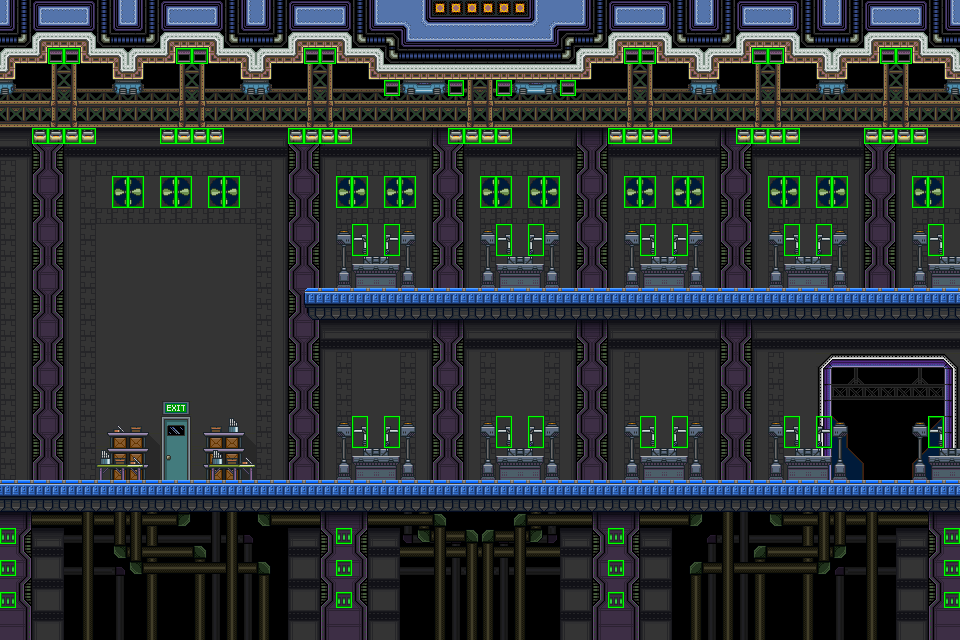

A 2D game scene composited from a Tiled map and its tileset images. What follows is a short description and the map's XML, with each tile layer's data collapsed to a summary:
An orthogonal 60x40 tile map with 16x16 px tiles, 4 tile layers (event, back, center, front), 2 tilesets.

<map version="1.0" orientation="orthogonal" renderorder="right-down" width="60" height="40" tilewidth="16" tileheight="16">
 <tileset firstgid="1" name="common" tilewidth="16" tileheight="16">
  <image source="common.png" trans="ffffff" width="1024" height="1024" />
 </tileset>
 <tileset firstgid="4097" name="map_a" tilewidth="16" tileheight="16">
  <image source="map_a.png" trans="ffffff" width="1024" height="1024" />
 </tileset>
 <layer name="event" width="60" height="40">
  <data>[2400 cells, 171 non-empty, 7 distinct tile ids]</data>
 </layer>
 <layer name="back" width="60" height="40">
  <data>[2400 cells, 2400 non-empty, 60 distinct tile ids]</data>
 </layer>
 <layer name="center" width="60" height="40">
  <data>[2400 cells, 466 non-empty, 34 distinct tile ids]</data>
 </layer>
 <layer name="front" width="60" height="40">
  <data>[2400 cells, 458 non-empty, 38 distinct tile ids]</data>
 </layer>
</map>
